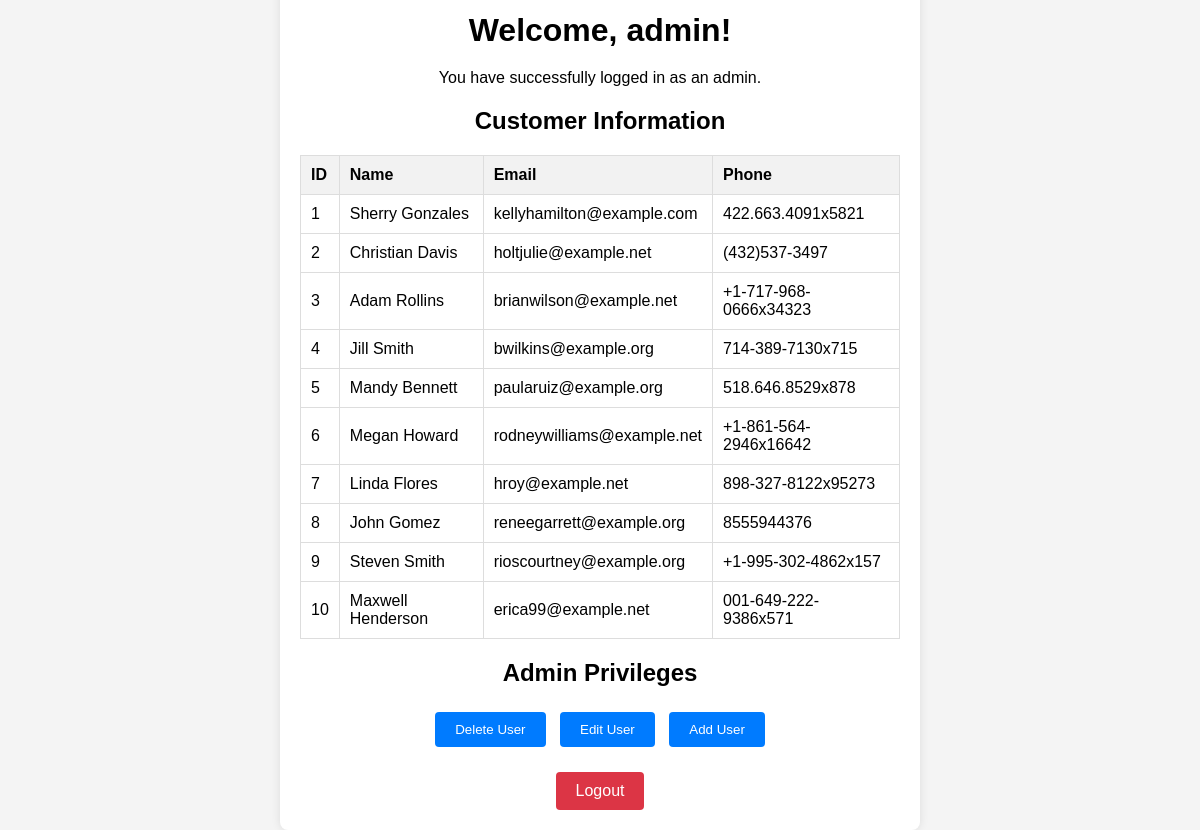
The page /admin (signed in) on the database its author committed.
### tables this page shows
CREATE TABLE customers 
                 (id INTEGER PRIMARY KEY, name TEXT, email TEXT, phone TEXT);

### app.py (the view)
@app.route('/admin')
def admin():
    if 'username' not in session:
        return redirect(url_for('index'))
    customers = get_customers()
    return render_template('admin.html', username=session['username'], customers=customers)

### app.py (called while the page is built)
def get_customers():
    conn = sqlite3.connect('example.db')
    c = conn.cursor()
    c.execute("SELECT * FROM customers")
    customers = c.fetchall()
    conn.close()
    return customers

### templates/admin.html (shortened to what this page needs)
<!DOCTYPE html>
<html lang="en">
<head>
    <link rel="stylesheet" href="{{ url_for('static', filename='style.css') }}">
</head>
<body>
    <div class="container">
        <h1>Welcome, {{ username }}!</h1>
        <p>You have successfully logged in as an admin.</p>
        <h2>Customer Information</h2>
        <table>
            <thead>
                <tr>
                    <th>ID</th>
                    <th>Name</th>
                    <th>Email</th>
                    <th>Phone</th>
                </tr>
            </thead>
            <tbody>
                {% for customer in customers %}
                <tr>
                    <td>{{ customer[0] }}</td>
                    <td>{{ customer[1] }}</td>
                    <td>{{ customer[2] }}</td>
                    <td>{{ customer[3] }}</td>
                </tr>
                {% endfor %}
            </tbody>
        </table>
        <h2>Admin Privileges</h2>
        <div class="admin-actions">
            <button onclick="alert('Feature not implemented: Delete User')">Delete User</button>
            <button onclick="alert('Feature not implemented: Edit User')">Edit User</button>
            <button onclick="alert('Feature not implemented: Add User')">Add User</button>
        </div>
        <a href="{{ url_for('logout') }}" class="logout-button">Logout</a>
    </div>
</body>
</html>

### static/style.css (style rules this page uses)
body { font-family: Arial, sans-serif; background-color: #f4f4f4; margin: 0; padding: 0; display: flex; justify-content: center; align-items: center; height: 100vh; }
.container { background: white; padding: 20px; border-radius: 8px; box-shadow: 0 0 10px rgba(0, 0, 0, 0.1); width: 400px; text-align: center; }
h1 { margin-bottom: 20px; }
input, select, button { margin-bottom: 15px; padding: 10px; border: 1px solid #ccc; border-radius: 4px; }
button { background-color: #28a745; color: white; border: none; cursor: pointer; }
.container { background: white; padding: 20px; border-radius: 8px; box-shadow: 0 0 10px rgba(0, 0, 0, 0.1); width: 600px; text-align: center; }
table { width: 100%; border-collapse: collapse; margin-bottom: 20px; }
table, th, td { border: 1px solid #ddd; }
th, td { padding: 10px; text-align: left; }
th { background-color: #f2f2f2; }
.admin-actions { margin-bottom: 20px; }
button { padding: 10px 20px; margin: 5px; border: none; border-radius: 4px; background-color: #007bff; color: white; cursor: pointer; }
.logout-button { display: inline-block; padding: 10px 20px; background-color: #dc3545; color: white; text-decoration: none; border-radius: 4px; }

### rows shown on the page
customers: id "1", name "Sherry Gonzales", email "kellyhamilton@example.com", phone "422.663.4091x5821"
customers: id "2", name "Christian Davis", email "holtjulie@example.net", phone "(432)537-3497"
customers: id "3", name "Adam Rollins", email "brianwilson@example.net", phone "+1-717-968-0666x34323"
customers: id "4", name "Jill Smith", email "bwilkins@example.org", phone "714-389-7130x715"
customers: id "5", name "Mandy Bennett", email "paularuiz@example.org", phone "518.646.8529x878"
customers: id "6", name "Megan Howard", email "rodneywilliams@example.net", phone "+1-861-564-2946x16642"
customers: id "7", name "Linda Flores", email "hroy@example.net", phone "898-327-8122x95273"
customers: id "8", name "John Gomez", email "reneegarrett@example.org", phone "8555944376"
customers: id "9", name "Steven Smith", email "rioscourtney@example.org", phone "+1-995-302-4862x157"
customers: id "10", name "Maxwell Henderson", email "erica99@example.net", phone "001-649-222-9386x571"

### other values the page prints
{{ username }} "admin"
